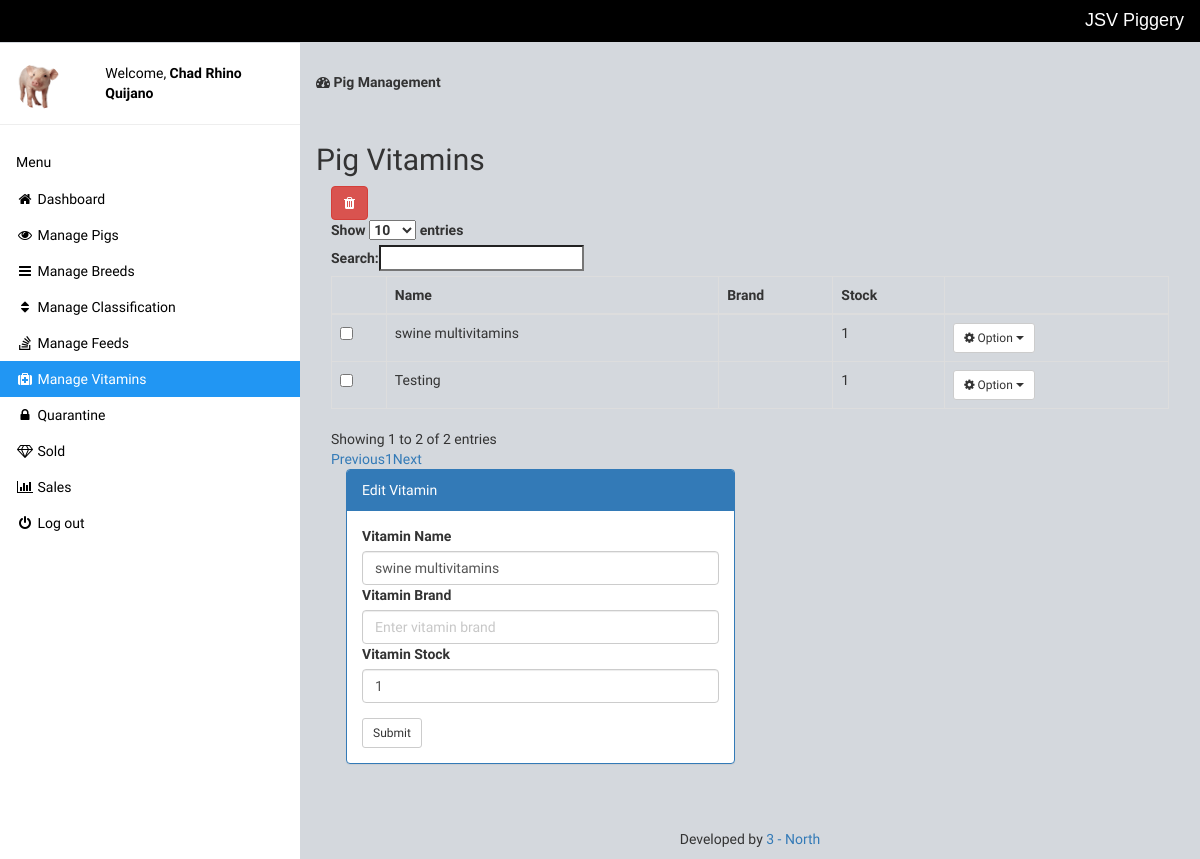
Page /manage-vitamins.php?edit&id=1 (signed in) on the committed database.
### tables this page shows
CREATE TABLE `vitamins` (
  `id` int(50) NOT NULL,
  `name` text NOT NULL,
  `brand` text NOT NULL,
  `stock` int(11) NOT NULL DEFAULT 1
);

### manage-vitamins.php (the view, shortened to what this page needs)
<?php include 'setting/system.php'; ?>
<?php include 'theme/head.php'; ?>
<?php include 'theme/sidebar.php'; ?>
<div class="w3-main" style="margin-left:300px;margin-top:43px;">
	<header class="w3-container" style="padding-top:22px">
		<h5><b><i class="fa fa-dashboard"></i> Pig Management</b></h5>
	</header>
	<div class="w3-container" style="padding-top:22px">
		<div class="w3-row">
			<h2>Pig Vitamins</h2>
			<div class="col-md-12">
				<a title="Check to delete from list" data-toggle="modal" data-target="#_removed" id="delete" class="btn btn-danger"><i class="fa fa-trash"></i>
				</a>
				<form method="post" action="delete_vitamin.php">
					<table class="table table-hover table-bordered" id="table">
						<thead>
							<tr>
								<th></th>
								<th>Name</th>
								<th>Brand</th>
								<th>Stock</th>
								<th></th>
							</tr>
						</thead>
						<tbody>
							<?php
							$get = $db->query("SELECT * FROM vitamins");
							$res = $get->fetchAll(PDO::FETCH_OBJ);
							foreach ($res as $n) { ?>
								<tr>
									<td>
										<input type="checkbox" name="selector[]" value="<?php echo $n->id ?>">
									</td>
									<td> <?php echo $n->name; ?> </td>
									<td> <?php echo $n->brand; ?> </td>
									<td> <?php echo $n->stock; ?> </td>
									<td class="dropdown">
										<button class="btn btn-sm btn-default dropdown-toggle" type="button" data-toggle="dropdown"><i class="fa fa-cog"></i> Option
											<span class="caret"></span></button>
									</td>
								</tr>
							<?php }
							?>
						</tbody>
					</table>
				</form>
			</div>
			<?php
				$title = "Add New Vitamins";
				$name = "";
				$brand = "";
				$stock = null;
				$button_name = "submit";
				if (isset($_GET['edit'])) {
					$id = $_GET['id'];
					$get = $db->query("SELECT * FROM vitamins WHERE id = '$id'");
					$res = $get->fetch(PDO::FETCH_OBJ);
					$title = "Edit Vitamin";
					$name = $res->name;
					$brand = $res->brand;
					$stock = $res->stock;
					$button_name = "update";
				}
			?>
			<div class="col-md-6">
				<div class="panel panel-primary">
					<div class="panel-heading"><?= $title ?></div>
					<div class="panel-body">
						<form method="post">
							<div class="form-group">
								<label class="control-label">Vitamin Name</label>
								<input type="text" name="vitamins" class="form-control" placeholder="Enter vitamin name" value="<?= $name ?>">
								<label class="control-label">Vitamin Brand</label>
								<input type="text" name="brand" class="form-control" placeholder="Enter vitamin brand" value="<?= $brand ?>">
								<label class="control-label">Vitamin Stock</label>
								<input type="number" name="stock" class="form-control" value="<?= $stock ?? 1 ?>">
							</div>
							<button class="btn btn-sm btn-default" type="submit" name="<?= $button_name ?>">Submit</button>
						</form>
					</div>
				</div>
			</div>
		</div>
	</div>
</div>
<?php include 'theme/foot.php'; ?>

### theme/head.php (style rules this page uses)
body { font-family: 'Baumans'; background-color: #d4d8dd; }

### rows in the picture
vitamins: name "swine multivitamins", stock "1", vitamins "swine multivitamins"
vitamins: name "Testing", stock "1"

### other values in the picture
NAME_X "JSV Piggery"
$_SESSION['name'] "Chad Rhino Quijano"
$title "Edit Vitamin"
